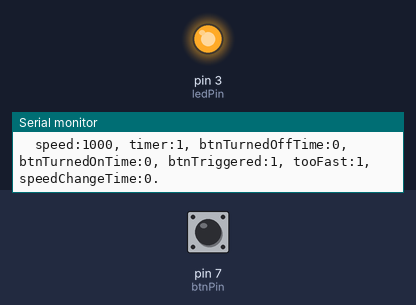
Bench run of a sketch on a simulated Arduino Uno, built with avr-gcc and run on an emulated ATmega328P. Parts: output pins drawn as LEDs (lit = HIGH), the last lines printed to the serial monitor. Dashed ring = blinking. The inputs (shaded band) are chosen by the test bench; at power-on: pin 7 (btnPin) HIGH.

Above: at 0.1 s.
At 1.2 s:
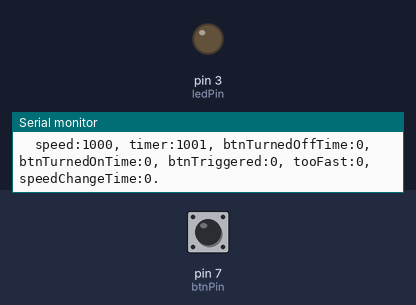
1.3 s: pin 7 (btnPin) pulled LOW for 0.15 s
At 2.25 s:
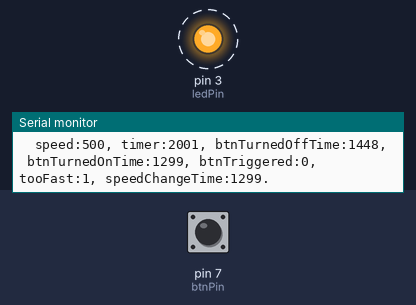
Timing chart, 0 to 10.3 s (numbered marks = the images above; inputs shaded):
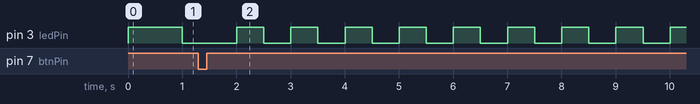

Measured:
- after the input at 1.3 s, pin 3 (ledPin): alternates HIGH for 0.50 s and LOW for 0.50 s, starting after 1.2 s

The sketch:

button.ino
```cpp
#define ledPin 3  // D3 -- LED -- resister -- GND
#define btnPin 7  // D7 -- BUTTON -- GND (use builtin pullup)

int speedOptions[] = {1000, 500, 250, 100};
int speedOptionNumber = 4;
int speedOptionIndex = 0;

unsigned long timer = 0;
unsigned long ledTimer = 0;

bool btnWasOn = false;
unsigned long btnTurnedOnTime;   // timestamp for state change OFF->ON (debounced)
unsigned long btnTurnedOffTime;  // timestamp for state change ON->OFF
unsigned long speedChangeTime;

// the setup function runs once when you press reset or power the board
void setup() {
  // initialize digital pin LED_BUILTIN as an output.
  Serial.begin(115200);
  pinMode(ledPin, OUTPUT);
  pinMode(btnPin, INPUT_PULLUP);
  speedOptionNumber = sizeof(speedOptions) / sizeof(speedOptions[0]);
}

void blink() {
  digitalWrite(ledPin, !digitalRead(ledPin));
}

bool btnTriggered(unsigned long timer) {
  return timer - btnTurnedOnTime < 500;
}

bool tooFast(unsigned long timer) {
  return timer < speedChangeTime + 1000;
}

void changeSpeed() {
  speedOptionIndex = (speedOptionIndex + 1) % speedOptionNumber;
}

void debugPrint(char* s) {
    Serial.print(s);
    Serial.print(" ");
    Serial.print("speed:"); Serial.print(speedOptions[speedOptionIndex]);
    Serial.print(", timer:"); Serial.print(timer);
    Serial.print(", btnTurnedOffTime:"); Serial.print(btnTurnedOffTime);
    Serial.print(", btnTurnedOnTime:"); Serial.print(btnTurnedOnTime);
    Serial.print(", btnTriggered:"); Serial.print(btnTriggered(timer));
    Serial.print(", tooFast:"); Serial.print(tooFast(timer));
    Serial.print(", speedChangeTime:"); Serial.print(speedChangeTime);
    Serial.println(".");
}

// the loop function runs over and over again forever
void loop() {
  timer = millis();

  bool btnPressed = !digitalRead(btnPin);
  if (btnPressed) {
    if (!btnWasOn) {
      // the debounce logic will ignore:
      //                              |<-----100----->|
      //      on  -----------------------+ +------------------- on
      //                                 | |
      //      off                        +-+                    off
      //
      //      on  -----------------------+ +-+ +-+ +----------- on
      //                                 | | | | | |
      //      off                        +-+ +-+ +-+            off
      //
      //      on  -----------------------+ +-+ +-+              off
      //                                 | | | | |
      //      off                        +-+ +-+ +------------- on
      //
      //      on  -----------------------+ +-+ +-+              on
      //                                 | | | | |
      //      off                        +-+ +-+ +------------- off
      //
      // will trigger only once, even if it bounces:
      //      on                         +-+                    on
      //                                 | |
      //      off -----------------------+ +------------------- off
      //
      //      on                         +-+ +-+ +-+            on
      //                                 | | | | | |
      //      off -----------------------+ +-+ +-+ +----------- off
      //
      //      on                         +--------------------- on
      //                                 |
      //      off -----------------------+                      off
      //
      //      on                         +-+ +-+ +------------- on
      //                                 | | | | |
      //      off -----------------------+ +-+ +-+              off
      if (timer - btnTurnedOffTime > 100) {  // debounce
        btnTurnedOnTime = timer;
      }
    }
    btnWasOn = true;
  } else {
    if (btnWasOn) {
      btnTurnedOffTime = timer;  // always recognize ON->OFF events
    }
    btnWasOn = false;
  }

  if (btnTriggered(timer) && !tooFast(timer)) {
    debugPrint("*");
    changeSpeed();
    speedChangeTime = timer;
    Serial.println(speedOptionIndex);
  }

  if (timer > ledTimer) {
    ledTimer += speedOptions[speedOptionIndex];
    debugPrint(" ");
    blink();
  }
}
```
